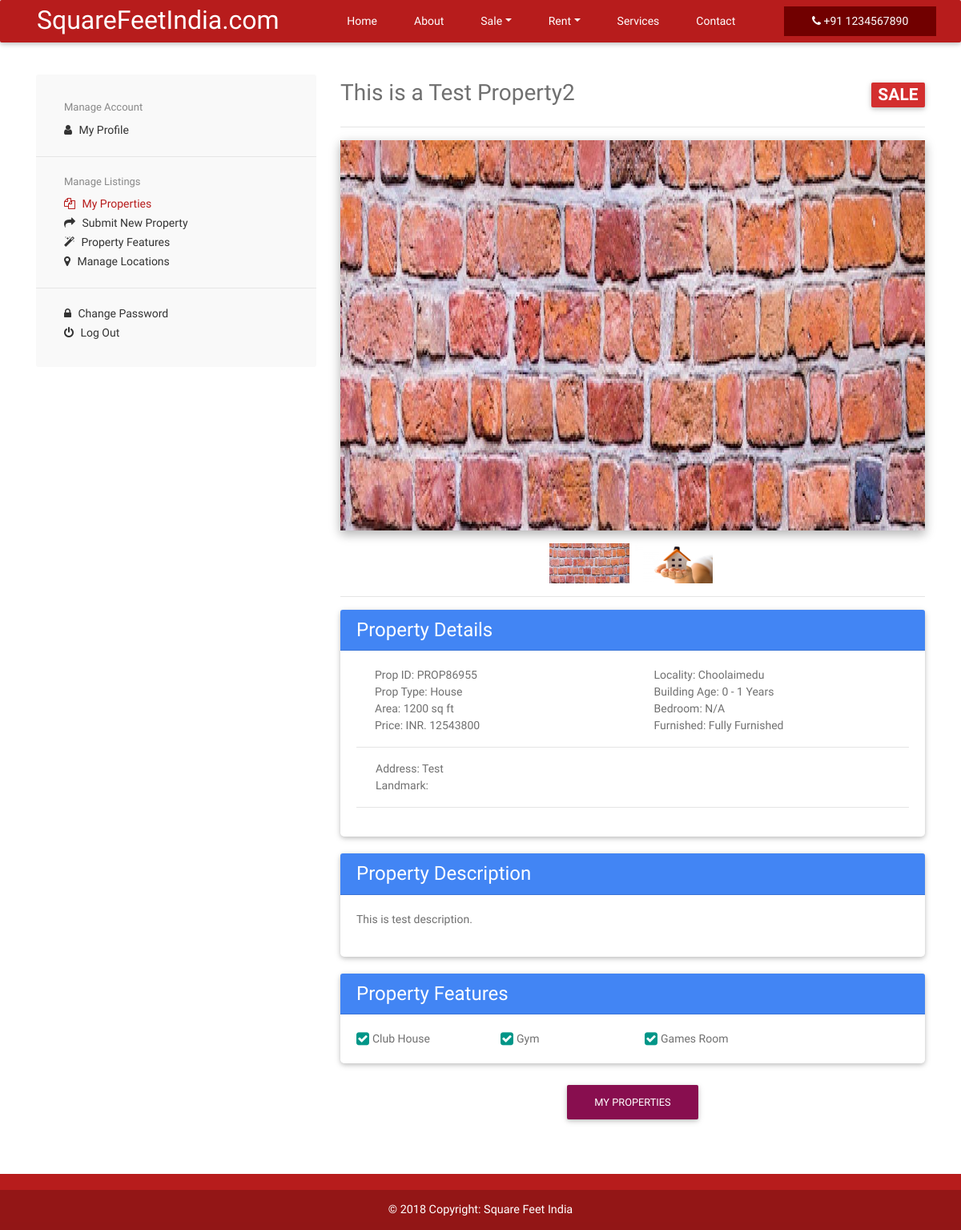
The page /admin-user/single-property-page.php?propertyid=PROP86955 (signed in) on the database its author committed.
### tables this page shows
CREATE TABLE `property_features` (
  `id` int(10) NOT NULL,
  `property_id` int(11) NOT NULL,
  `feature_id` int(11) NOT NULL,
  `created` datetime NOT NULL,
  `modified` datetime NOT NULL
);

CREATE TABLE `property_features_list` (
  `id` int(10) NOT NULL,
  `feature_id` varchar(20) DEFAULT NULL,
  `title` varchar(250) DEFAULT NULL,
  `created` datetime NOT NULL DEFAULT CURRENT_TIMESTAMP,
  `modified` datetime NOT NULL DEFAULT CURRENT_TIMESTAMP
);

### admin-user/user.php (called while the page is built, shortened)
<?php
class User{
    private $dbHost     = "localhost";
    private $dbUsername = "realestate";
    private $dbPassword = "password";
    private $dbName     = "realestate";
    public function __construct(){
        if(!isset($this->db)){
            $conn = new mysqli($this->dbHost, $this->dbUsername, $this->dbPassword, $this->dbName);
            if($conn->connect_error){
                die("Failed to connect with MySQL: " . $conn->connect_error);
            }else{
                $this->db = $conn;
            }
        }
    }
    public function getRows($userTbl, $conditions = array()){
        $sql = 'SELECT ';
        $sql .= array_key_exists("select",$conditions)?$conditions['select']:'*';
        $sql .= ' FROM '. $userTbl;
        if(array_key_exists("where",$conditions)){
            $sql .= ' WHERE ';
            $i = 0;
            foreach($conditions['where'] as $key => $value){
                $pre = ($i > 0)?' AND ':'';
                $sql .= $pre.$key." = '".$value."'";
                $i++;
            }
        }
        $result = $this->db->query($sql);
        if(array_key_exists("return_type",$conditions) && $conditions['return_type'] != 'all'){
            switch($conditions['return_type']){
                case 'single':
                    $data = $result->fetch_assoc();
                    break;
            }
        }else{
            if($result->num_rows > 0){
                while($row = $result->fetch_assoc()){
                    $data[] = $row;
                }
            }
        }
        return !empty($data)?$data:false;
    }
}

### admin-user/single-property-page.php (the view, shortened to what this page needs)
<?php
$curdir=basename(__DIR__);
include 'user.php';
$user = new User();
$conditions[]='';
$conditions['where'] = array(
    'property_id' => $_REQUEST['propertyid']
);
$conditions['return_type'] = 'single';
$property_details = $user->getRows('all_properties', $conditions);
?>
<!DOCTYPE html>
<head>
    <link rel="stylesheet" href="../assets/css/font-awesome.min.css">
    <link href="../assets/css/bootstrap.min.css" rel="stylesheet">
    <link href="../assets/css/mdb.min.css" rel="stylesheet">
    <link href="../assets/css/jquery.bxslider.min.css" rel="stylesheet">
    <link href="../assets/css/style.css" rel="stylesheet">
</head>
<body>
<div id="wrapper">
<?php
include '../header/menu.php';
?>
<div class="container">
	<div class="row">
		<div class="col-md-4  top-margin-40">
			<div class="sidebar left">
				<div class="my-account-nav-container">
					<ul class="my-account-nav">
						<li class="sub-nav-title">Manage Account</li>
						<li><a href="my-profile.php"><i class="fa fa-user"></i> My Profile</a></li>
					</ul>
					<ul class="my-account-nav">
						<li class="sub-nav-title">Manage Listings</li>
						<li><a href="my-properties.php" class="current"><i class="fa fa-files-o"></i> My Properties</a></li>
						<li><a href="submit-property.php"><i class="fa fa-mail-forward"></i> Submit New Property</a></li>
						<li><a href="property-features.php"><i class="fa fa-magic"></i> Property Features</a></li>
						<li><a href="property-location.php"><i class="fa fa-map-marker"></i> Manage Locations</a></li>
					</ul>
					<ul class="my-account-nav">
						<li><a href="change-password.php"><i class="fa fa-lock"></i> Change Password</a></li>
						<li><a href="userAccount.php?logoutSubmit=1"><i class="fa fa-power-off"></i> Log Out</a></li>
					</ul>
				</div>
			</div>
		</div>
		<div class="col-md-8">
			  <div class="row mt-5">
			  	<div class="col-md-10">
		        <h2 class="h2-responsive wow fadeIn text-left"><?php echo $property_details['title']; ?></h2>
		    	</div><div class="col-md-2">
		        <h3 class="price text-right"><span class="badge red darken-2"><?php echo $property_details['property_status']; ?></span></h3>
		    	</div>
		      </div>
		        <hr>
  				<div class="view overlay hm-white-light z-depth-1-half mb-3">
					<?php
					    $targetDir = "../assets/images/properties/large/". $_REQUEST['propertyid'] . "/";
					    if(file_exists($targetDir)) {
						    $files = scandir($targetDir);
						    if ( false!==$files ) {
					  ?>
					<ul class="bxslider">
					<?php
						        foreach ( $files as $file ) {
						            if ( '.'!=$file && '..'!=$file) {
						            	echo "<li><img src='" . $targetDir . $file . "' class='img-fluid' alt='" . $file . "' /></li>";
						            }
						        }
					?>
					</ul>
					<?php
						    }
						 } else {
							        echo "<img src='../assets/images/properties/large/noimage.jpg' class='img-fluid' alt='No Property Image' /> ";
						 }
					?>
				</div>
              <div id="bx-pager" class="text-center">
					<?php
					    $targetDir = "../assets/images/properties/large/". $_REQUEST['propertyid'] . "/";
					    if(file_exists($targetDir)) {
						    $files = scandir($targetDir);
						    $cnt=0;
						    if ( false!==$files ) {
						        foreach ( $files as $file ) {
						            if ( '.'!=$file && '..'!=$file) {
						            	echo "<a data-slide-index='$cnt' class='mr-1' href=''><img src='" . $targetDir . $file . "' alt='Background' style='width:100px;height:50px;' /></a>";
						            	$cnt++;
						            }
						        }
						    }
						}
					?>
			 </div>
			<hr>
			<div class="card">
				<h4 class="card-header primary-color white-text">Property Details</h4>
				<div class="card-body">
				    	<div class="row ml-2">
							<div class="col-md-6">
								Prop ID: <span><?php echo $property_details['property_id']; ?></span><br>
								Prop Type: <span><?php echo $property_details['property_type']; ?></span><br>
								Area: <span><?php echo $property_details['area']; ?> sq ft</span><br>
								Price: INR. <span><?php echo $property_details['price']; ?></span>
							</div>
							<div class="col-md-6">
								Locality: <span><?php echo $property_details['place']; ?></span><br>
								Building Age: <span><?php echo $property_details['bld_age']; ?></span><br>
								Bedroom: <span><?php echo $property_details['bed_rooms']; ?></span><br>
								Furnished: <span><?php echo $property_details['furnished']; ?>
							</div>
				    	</div>
				    	<hr>
				    	<div class="row mt-3 ml-4">
				    		Address: <?php echo $property_details['address']; ?><br>
				    		Landmark: <?php echo $property_details['landmark']; ?>
				    	</div>
				    	<hr>
				</div>
			</div>
			<br>
			<div class="card">
				<h4 class="card-header primary-color white-text">Property Description</h4>
				<div class="card-body">
						<p>
							<?php echo $property_details['description']; ?>
						</p>
				</div>
			</div>
			<br>
			<div class="card">
				<h4 class="card-header primary-color white-text">Property Features</h4>
				<div class="card-body">
						<?php
								unset($conditions);
						                $conditions[] = "";
						                $conditions['where'] = array(
						                    'property_id' => $property_details['id']
						                );
						                $property_features = $user->getRows('property_features', $conditions);
							            if($property_features) {
						?>
										<div class="row">
										<br>
						<?php
						                foreach ($property_features as $feature) {
						                	$conditions[]='';
							                $conditions['where'] = array(
							                    'id' => $feature['feature_id']
							                );
							                $conditions['return_type'] = 'single';
						                	$feature_name = $user->getRows('property_features_list', $conditions);
											echo "<div class='col-md-3'><i class='fa fa-check-square fa-lg mr-1 teal-text'> </i>" . $feature_name['title'] . "</div>" ;
										}
									}
						?>
										</div>
				</div>
			</div>
			<br><div class="row justify-content-md-center">
 			<a href="my-properties.php" class="btn btn-unique">My Properties</a>
                  	</div>
		</div>
	</div>
</div>
		<br><br>
<?php
include '../footer/footer.php';
?>
</div>
</body>
</html>

### header/menu.php (shortened to what this page needs)
<header>
        <nav class="navbar navbar-expand-lg navbar-dark color-maroon">
            <div class="row ml-0 mr-0 col-lg-12">
			 <div class="col-lg-4"><h1 class="header-text mb-0"><a href="./" class=""><p class="white-text mb-0 text-left">SquareFeetIndia.com</p></a></h1></div>
            	<div class="text-left col-lg-6">
	                <div class="collapse navbar-collapse align-center" id="navbarSupportedContent">
	                    <ul class="navbar-nav mr-auto">
	                        <li class="nav-item">
	                            <a class="nav-link <?php echo ($curdir == 'home')?'active':''; ?>" href="../home">Home</a>
	                        </li>
	                        <li class="nav-item">
	                            <a class="nav-link <?php echo ($curdir == 'about')?'active':''; ?>" href="../about">About</a>
	                        </li>
	                        <li class="nav-item dropdown">
	                            <a class="nav-link dropdown-toggle <?php echo ($curdir == 'properties-for-sale-in-chennai')?'active':''; ?>" href="../properties-for-sale-in-chennai" id="navbarDropdownMenuLink" data-toggle="dropdown" aria-haspopup="true" aria-expanded="false">Sale</a>
	                        </li>
	                        <li class="nav-item dropdown">
	                            <a class="nav-link dropdown-toggle <?php echo ($curdir == 'properties-for-rent-in-chennai')?'active':''; ?>" href="../properties-for-rent-in-chennai" id="navbarDropdownMenuLink" data-toggle="dropdown" aria-haspopup="true" aria-expanded="false">Rent</a>
	                        </li>
	                        <li class="nav-item">
	                            <a class="nav-link <?php echo ($curdir == 'services')?'active':''; ?>" href="../services">Services</a>
	                        </li>
	                        <li class="nav-item">
	                            <a class="nav-link <?php echo ($curdir == 'contact')?'active':''; ?>" href="../contact">Contact</a>
	                        </li>
						</ul>
	                </div>
				</div>
				<div class="col-lg-2 pt-2 phone-background">
					<div class="text-center">
					<p class="white-text mb-0"><i class="fa fa-phone"></i> +91 1234567890</p>
					</div>
				</div>
            </div>
        </nav>
</header>

### footer/footer.php
<footer class="page-footer center-on-small-only">
        <div class="footer-copyright">
            <div class="container-fluid">
                © <?php echo date("Y"); ?> Copyright: Square Feet India
            </div>
        </div>
</footer>

### assets/css/style.css (style rules this page uses)
body { color:#707070; font-size: 14px; }
#wrapper { background-color:#fff; }
body,h1,h2,h3,h4,h5,h6,input[type="text"],input[type="password"],input[type="email"],textarea,select,input[type="button"],input[type="submit"],button,#tiptip_content { font-family:"Varela Round","HelveticaNeue","Helvetica Neue",Helvetica,Arial,sans-serif;text-transform:none; }
.color-maroon { background-color: #b71c1c; }
.header-text { font-size: 2rem; }
.phone-background { background-color: #710000; }
.navbar-nav li { display: inline; padding-right: 30px; }
.navbar-nav .nav-item a.nav-link { color: white; }
footer.page-footer { background-color: #b71c1c; }
footer.page-footer .footer-copyright { color: white; }
.my-account-nav-container .my-account-nav:last-child { margin-bottom: 0; border: none; padding-bottom: 0; }
.my-account-nav { list-style: none; padding: 0 35px; padding-bottom: 20px; margin-bottom: 20px; border-bottom: 1px solid #e6e6e6; }
.my-account-nav-container { border-radius: 3px; background: #f9f9f9; padding: 30px 0; margin: 0 0 40px 0; }
.my-account-nav li { list-style: none; padding: 1px 0 2px 0; margin: 0; }
.my-account-nav li a { color: #333; }
.sub-nav-title { font-size: 13px; margin-bottom: 5px!important; display: inline-block; color: #888; }
.my-account-nav li i { margin-right: 5px; display: inline-block; }
.my-account-nav li a.current { color:#b71c1c; }
.btn, .btn-link, .dropdown-item { font-weight: 400; }
[role=button], a, area, button, input, label, select, summary, textarea { -ms-touch-action: manipulation; touch-action: manipulation; }
button, hr, input { overflow: visible; }

### assets/css/margin.css (style rules this page uses)
.top-margin-40 { margin-top: 40px; }

### rows shown on the page
property_features: property_features_list.title "Club House"
property_features: property_features_list.title "Gym"
property_features: property_features_list.title "Games Room"

### other values the page prints
$property_details['title'] "This is a Test Property2"
$property_details['property_status'] "SALE"
$property_details['property_id'] "PROP86955"
$property_details['property_type'] "House"
$property_details['area'] "1200"
$property_details['price'] "12543800"
$property_details['place'] "Choolaimedu"
$property_details['bld_age'] "0 - 1 Years"
$property_details['bed_rooms'] "N/A"
$property_details['furnished'] "Fully Furnished"
$property_details['address'] "Test"
$property_details['description'] "This is test description."
